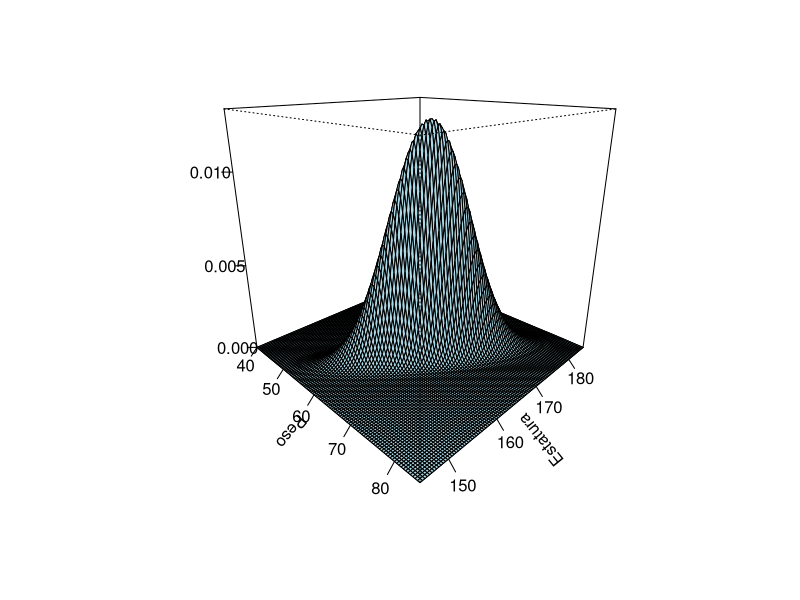
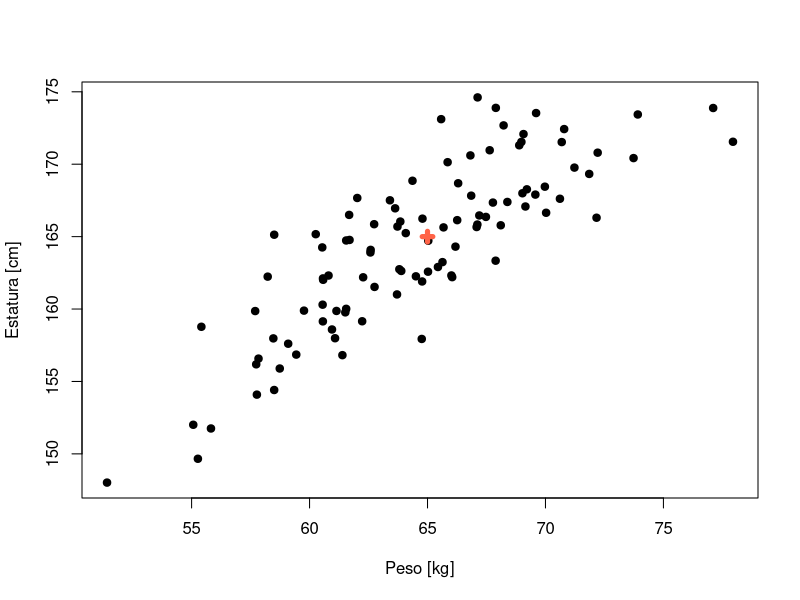

Reproduce these figures in R, in order.
## ---- chunk 1
library(mvtnorm)

media <- c(65, 165)
Sigma <- matrix(c(20, 21, 
                 21, 30), nrow=2 , byrow = TRUE) 

N <- 100
Peso     <- seq(from=40, to=85, length.out=N)
Estatura <- seq(from=145, to=185, length.out=N)

densidad_curva <- function(x1, x2){
  dmvnorm(cbind(x1, x2), mean=media, sigma=Sigma)  
}

probX <- outer(Peso, Estatura, FUN="densidad_curva")

persp(Peso, Estatura, probX, theta=45, phi=20, zlim=c(0, 0.013),
      xlab="Peso",ylab="Estatura", zlab="", ticktype="detailed",
      nticks=4, col="lightblue")
## ---- chunk 2
library(mvtnorm)

media <- c(65, 165)
Sigma <- matrix(c(20, 21, 
                  21, 30), nrow=2 , byrow = TRUE) 

dmvnorm(c(60, 160), mean=media, sigma=Sigma) # Para A
dmvnorm(c(80, 170), mean=media, sigma=Sigma) # Para B
## ---- chunk 3
require(mvtnorm)
n <- 100
mu <- c(65, 165)
Sigma <- matrix(c(20, 21, 
                  21, 30), ncol=2, nrow=2)
datos <- rmvnorm(n=n, mean=mu, sigma=Sigma)
plot(datos, xlab="Peso [kg]", ylab="Estatura [cm]", pch=19)
points(x=mu[1], y=mu[2], lwd=5, col="tomato", pch=3)
## ---- chunk 4
library(mvtnorm)
mu <- c(65, 165)
Sigma <- matrix(c(20, 21, 
                  21, 30), ncol=2, nrow=2)
pmvnorm(mean=mu, sigma=Sigma, 
        lower=c(-Inf, -Inf), upper=c(60, 160))
## ---- chunk 5
library(mvtnorm)
mu <- c(65, 165)
Sigma <- matrix(c(20, 21, 
                  21, 30), ncol=2, nrow=2)
qmvnorm(p=0.1017746, mean=mu, sigma=Sigma, 
        tail="lower.tail")
